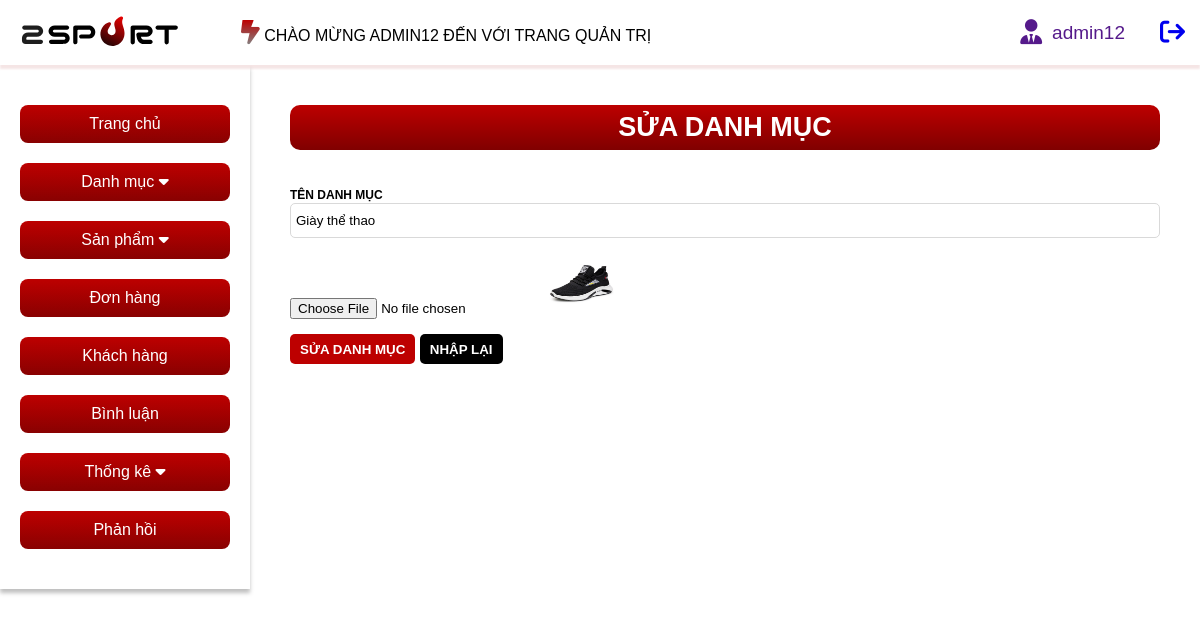
Screenshot of /admin/index.php?act=suadm&id=4 (signed in) with the database file from the repository.
### tables this page shows
CREATE TABLE `category` (
  `id` int(11) NOT NULL,
  `name` varchar(255) NOT NULL,
  `img` varchar(255) NOT NULL
);

### model/pdo.php (called while the page is built, shortened)
<?php
function pdo_get_connection(){
    $servername = "localhost";
    $username = "root";
    $password = "";
    try {
        $conn = new PDO("mysql:host=$servername;dbname=duan1", $username, $password);
        $conn->setAttribute(PDO::ATTR_ERRMODE, PDO::ERRMODE_EXCEPTION);
        return $conn;
    } catch(PDOException $e) {
        echo "Connection failed: " . $e->getMessage();
    }
}
function pdo_query_one($sql){
    $sql_args=array_slice(func_get_args(),1);
    try{
        $conn=pdo_get_connection();
        $stmt=$conn->prepare($sql);
        $stmt->execute($sql_args);
        $row=$stmt->fetch(PDO::FETCH_ASSOC);
        return $row;
    }
    catch(PDOException $e){
        throw $e;
    }
    finally{
        unset($conn);
    }
}
?>

### model/danhmuc.php (called while the page is built, shortened)
<?php
function loadone_category($id){
    $sql = "SELECT * from category where id='$id'";
    $result = pdo_query_one($sql);
    return $result;
}
?>

### admin/danhmuc/update.php (the view, shortened to what this page needs)
<?php
if (is_array($danhmuc)) {
    extract($danhmuc);
}
?>
<main class="container">
    <?php include "boxleft.php" ?>
    <article>
        <div class="add-category">
            <h1>SỬA DANH MỤC</h1>
            <form action="index.php?act=updatedm" method="POST" enctype="multipart/form-data">
                <label for="">TÊN DANH MỤC</label><br>
                <input type="text" name="namedm" value="<?= $name ?>"><br>
                <input type="file" name="img">
                <img src="../assets/img/<?= $img ?>" alt="" width="70px" height="60px"><br>
                <input type="submit" value="SỬA DANH MỤC" name="updateCate">
                <input type="reset" value="NHẬP LẠI"><br>
            </form>
        </div>
    </article>
</main>

### assets/style/style-admin.css (style rules this page uses)
* { padding: 0; margin: 0; box-sizing: border-box; font-family: arial; }
:root { --bg-color-main:#BD0000; --bg-color-while-ins: #fff; --bg-color-black-ins:#000; }
.container { width: calc((1320 / 1440) * 100%); margin: 0 auto; }
main { display: flex; }
article { margin: 40px; width: 100%; }
.add-category h1 { color: var(--bg-color-while-ins); font-size: 27px; font-style: normal; font-weight: 600; line-height: normal; border-radius: 10px; background: linear-gradient(180deg, #BD0000 0%, #800000 100%); text-align: center; padding: 7px; margin-bottom: 35px; }
.add-category label { color: var(--bg-color-black-ins); font-size: 12px; font-style: normal; font-weight: 600; line-height: normal; }
.add-category form input[type="text"] { width: 100%; height: 35px; border-radius: 5px; border: 1px solid #D9D9D9; padding: 5px; margin-bottom: 15px; }
.add-category form input[type="file"] { margin-bottom: 15px; }
.add-category form input[type="submit"] { height: 30px; background-color: var(--bg-color-main); padding: 5px 10px; color: var(--bg-color-while-ins); border: none; border-radius: 5px; font-weight: bold; }
.add-category form input[type="reset"] { height: 30px; background-color: var(--bg-color-black-ins); padding: 5px 10px; color: var(--bg-color-while-ins); border: none; border-radius: 5px; font-weight: bold; }

### assets/style/responsive-admin.css (style rules this page uses)
@media screen and (max-width: 1280px) { .container { width: calc((1440 / 1440) * 100%); } }

### rows the page displays
category: namedm "Giày thể thao", img (picture)

### other values shown
$_SESSION['login']['username'] "ADMIN12"
$_SESSION['login']['username'] "admin12"
